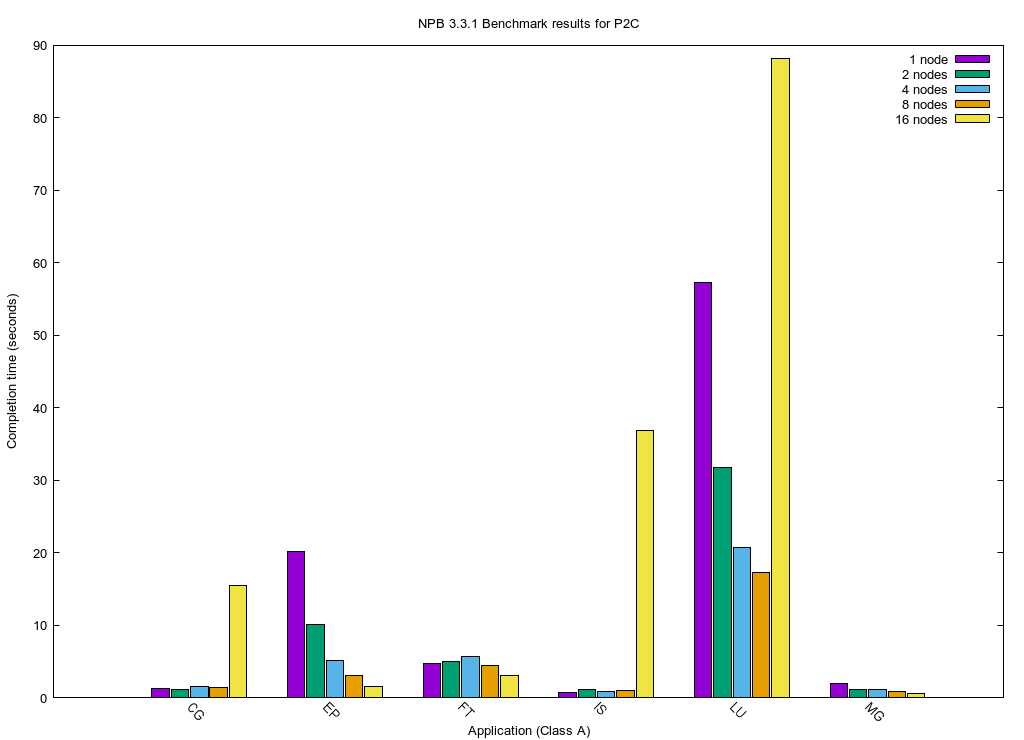

Write the gnuplot code that produced this figure.
#set terminal pngcairo  transparent enhanced font "arial,10" fontscale 1.0 size 600, 400 
set terminal pngcairo enhanced font "arial,10" fontscale 1.0 size 1024, 740 
set output 'npb.class.a.png'
set bar 1.000000 front
set boxwidth 0.9 absolute
set style fill   solid 1.00 border lt -1
set style circle radius graph 0.02, first 0.00000, 0.00000 
set style ellipse size graph 0.05, 0.03, first 0.00000 angle 0 units xy
set key inside right top vertical Right noreverse noenhanced autotitle nobox
set style histogram clustered gap 1 title textcolor lt -1
set style textbox transparent margins  1.0,  1.0 border
unset logscale
set datafile missing '-'
set style data histograms
set style histogram gap 2
set ylabel "Completion time (seconds)"
set xlabel "Application (Class A)"
set xtics border in scale 0,0 nomirror rotate by -45  autojustify
set xtics  norangelimit 
set xtics   ()
unset paxis 1 tics
unset paxis 2 tics
unset paxis 3 tics
unset paxis 4 tics
unset paxis 5 tics
unset paxis 6 tics
unset paxis 7 tics
set title "NPB 3.3.1 Benchmark results for P2C" 
set yrange [ 0.00 : 90. ] noreverse nowriteback
set paxis 1 range [ * : * ] noreverse nowriteback
set paxis 2 range [ * : * ] noreverse nowriteback
set paxis 3 range [ * : * ] noreverse nowriteback
set paxis 4 range [ * : * ] noreverse nowriteback
set paxis 5 range [ * : * ] noreverse nowriteback
set paxis 6 range [ * : * ] noreverse nowriteback
set paxis 7 range [ * : * ] noreverse nowriteback
set colorbox vertical user origin screen 0.9, 0.2, 0 size screen 0.05, 0.6, 0 front  bdefault
x = 0.0
i = 23
plot 'npb.class.a.csv' using 2:xtic(1) ti col, '' u 3 ti col, '' u 4 ti col, '' u 5 ti col, '' u 6 ti col
